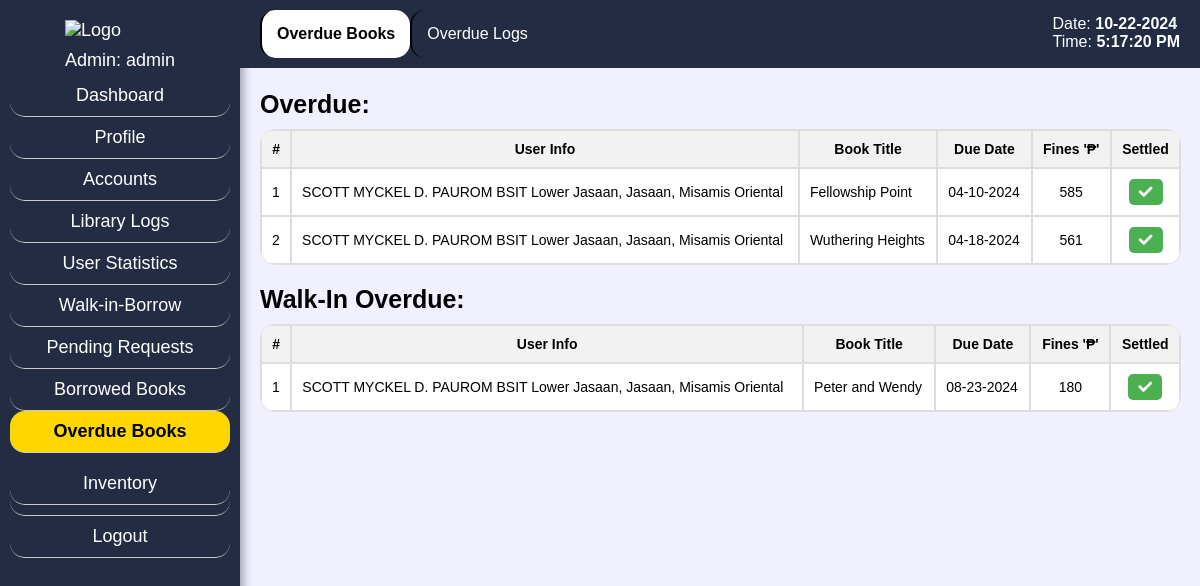
The app's page /admin_ob.php?aid=1 with its own data.
### tables this page shows
CREATE TABLE `rsv` (
  `rid` int(9) NOT NULL,
  `uid` int(9) NOT NULL,
  `bid` int(9) NOT NULL,
  `info` varchar(255) NOT NULL,
  `contact` varchar(255) NOT NULL,
  `title` varchar(255) NOT NULL,
  `status` varchar(255) NOT NULL,
  `rsv_end` varchar(255) NOT NULL,
  `date_rel` varchar(255) NOT NULL,
  `due_date` varchar(255) NOT NULL,
  `date_ret` varchar(255) NOT NULL
);

CREATE TABLE `users` (
  `uid` int(9) NOT NULL,
  `contact` varchar(255) NOT NULL,
  `username` varchar(255) NOT NULL,
  `password` varchar(255) NOT NULL,
  `info` varchar(255) NOT NULL,
  `idnum` varchar(255) NOT NULL,
  `user_type` varchar(99) NOT NULL,
  `profile_image` varchar(99) NOT NULL,
  `status` varchar(99) NOT NULL
);

CREATE TABLE `inventory` (
  `bid` int(9) NOT NULL,
  `title` varchar(99) NOT NULL,
  `author` varchar(99) NOT NULL,
  `year` varchar(99) NOT NULL,
  `genre` varchar(255) NOT NULL,
  `dew_num` varchar(99) NOT NULL,
  `ISBN` varchar(99) NOT NULL,
  `shlf_num` varchar(99) NOT NULL,
  `cndtn` varchar(99) NOT NULL,
  `add_info` varchar(500) NOT NULL,
  `status` varchar(255) NOT NULL,
  `added_by` varchar(99) NOT NULL
);

### admin_ob.php (the view, shortened to what this page needs)
<?php
include 'config.php';
if(isset($_GET['aid'])) {
    $aid = $_GET['aid'];
    $query = "SELECT username FROM admin WHERE aid = ?";
    $stmt = $mysqli->prepare($query);
    $stmt->bind_param("i", $aid);
    $stmt->execute();
    $result = $stmt->get_result();
    if ($result && $result->num_rows > 0) {
        $admin = $result->fetch_assoc();
        $admin_username = $admin['username'];
        $admin_username_display = $admin_username;
    } else {
        $admin_username_display = "Username";
    }
}
?>
<!DOCTYPE html>
<html lang="en">
<head>
    <link rel="stylesheet" href="css/admin_srch.css">
    <link rel="stylesheet" href="https://cdnjs.cloudflare.com/ajax/libs/font-awesome/5.15.4/css/all.min.css">
</head>
<body class="bg">
<div class="sidebar">
    <span style="margin-left: 25%;"><img src="css/pics/logop.png" alt="Logo" class="logo"></span>
        <?php
        if(isset($admin_username_display)) {
            echo '<div class="hell">Admin: ' . $admin_username_display . '</span></div>';
        } else {
            echo '<div>Admin: <br>Username</div>';
        }
        ?>
        <a href="admin_dash.php<?php if(isset($aid)) echo '?aid=' . $aid; ?>" class="sidebar-item">Dashboard</a>
        <a href="admin_pf.php<?php if(isset($aid)) echo '?aid=' . $aid; ?>" class="sidebar-item">Profile</a>
        <a href="admin_srch.php<?php if(isset($aid)) echo '?aid=' . $aid; ?>" class="sidebar-item">Accounts</a>
        <a href="admin_attd.php<?php if(isset($aid)) echo '?aid=' . $aid; ?>" class="sidebar-item">Library Logs</a>
        <a href="admin_stat.php<?php if (isset($aid)) echo '?aid=' . $aid; ?>" class="sidebar-item">User Statistics</a>
        <a href="admin_wres.php<?php if(isset($aid)) echo '?aid=' . $aid; ?>" class="sidebar-item">Walk-in-Borrow</a>
        <a href="admin_preq.php<?php if(isset($aid)) echo '?aid=' . $aid; ?>" class="sidebar-item">Pending Requests</a>
        <a href="admin_brel.php<?php if(isset($aid)) echo '?aid=' . $aid; ?>" class="sidebar-item">Borrowed Books</a>
        <a href="admin_ob.php<?php if(isset($aid)) echo '?aid=' . $aid; ?>" class="sidebar-item active">Overdue Books</a>
        <div class="sidebar-item dropdown">
            <a href="#" class="dropdown-link" onmouseover="toggleDropdown(event)">Inventory</a>
        </div>
        <a href="login.php" class="sidebar-item logout-btn">Logout</a>
    </div>
    <div class="content">
        <nav class="secondary-navbar">
            <a href="admin_ob.php<?php if(isset($aid)) echo '?aid=' . $aid; ?>" class="secondary-navbar-item active">Overdue Books</a>
            <a href="admin_ol.php<?php if(isset($aid)) echo '?aid=' . $aid; ?>" class="secondary-navbar-item">Overdue Logs</a>
        </nav>
    </div>
    <div class="fixed-date-time">
        <p>Date: <span id="current-date"><?php echo date("m-d-Y"); ?></span></p>
        <p>Time: <span id="current-time"></span></p>
    </div>
    <div class="content-container">
        <div class="search-bar">
            <h1>Overdue:</h1>
        </div>
            <table id="overdue-books-table">
    <thead>
        <tr>
            <th>#</th>
            <th>User Info</th>
            <th>Book Title</th>
            <th>Due Date</th>
            <th>Fines '₱'</th>
            <th>Settled</th>
        </tr>
    </thead>
    <tbody id="overdue-books-body-1">
    <?php
    $query = "SELECT r.rid, r.uid, r.bid, r.title, u.info, r.due_date FROM users u JOIN rsv r ON u.uid = r.uid WHERE r.status = 'Overdue'";
    $result = $mysqli->query($query);
    if ($result && $result->num_rows > 0) {
        $counter = 1;
        while ($row = $result->fetch_assoc()) {
            echo "<tr>";
            echo "<td>" . $counter . "</td>";
            echo "<td>" . $row["info"] . "</td>";
            echo "<td>" . $row["title"] . "</td>";
            echo "<td>" . $row["due_date"] . "</td>";
            echo "<td class='fines' style='text-align:center;'></td>";
            echo "<td style='text-align:center;'><button class='approve-btn' name='checkButton'><i class='fas fa-check'></i></button></td>";
            echo "</tr>";
            $counter++;
        }
    } else {
        echo "<tr><td colspan='7'>No  books found.</td></tr>";
    }
    ?>
    </tbody>
</table>
<div class="search-bar">
            <h1>Walk-In Overdue:</h1>
        </div>
        <table id="walkin-overdue-books-table">
    <thead>
        <tr>
            <th>#</th>
            <th>User Info</th>
            <th>Book Title</th>
            <th>Due Date</th>
            <th>Fines '₱'</th>
            <th>Settled</th>
        </tr>
    </thead>
    <tbody id="overdue-books-body-2">
    <?php
$query = "SELECT r.rid, r.uid, r.bid, r.info, r.due_date, i.title
          FROM rsv r
          JOIN inventory i ON r.bid = i.bid
          WHERE r.status = 'Overdue' AND r.uid = 0";
$result = $mysqli->query($query);
if ($result && $result->num_rows > 0) {
    $counter = 1;
    while ($row = $result->fetch_assoc()) {
        echo "<tr>";
        echo "<td>" . $counter . "</td>";
        echo "<td>" . $row["info"] . "</td>";
        echo "<td>" . $row["title"] . "</td>";
        echo "<td>" . $row["due_date"] . "</td>";
        echo "<td class='fines' style='text-align:center;'></td>";
        echo "<td style='text-align:center;'><button class='approve-btn' name='checkButton'><i class='fas fa-check'></i></button></td>";
        echo "</tr>";
        $counter++;
    }
} else {
    echo "<tr><td colspan='7'>No overdue books found.</td></tr>";
}
?>
</tbody>
</table>
    </div>
</body>
</html>

### css/admin_srch.css (style rules this page uses)
.bg { margin: 0; padding: 0; font-family: Century Gothic,CenturyGothic,AppleGothic,sans-serif; background-color: #F0F0FF; }
.logo { height: 50px; width: auto; }
.sidebar { background-color: #242c44; width: 220px; padding: 20px 10px 20px 10px; height: 100%; font-size: 18px; position: fixed; top: 0; color: white; box-shadow: 4px 0 8px rgba(0, 0, 0, 0.3); }
.sidebar-item { padding: 10px 0; border-bottom: 1px solid #ccc; text-decoration: none; color: white; display: block; text-align: center; border-radius: 15px; }
.sidebar-item.active { background-color: gold; color: black; font-weight: bold; display: block; padding: 10px 0; }
.logout-btn { margin-top: auto; padding: 10px 0; text-decoration: none; color: white; display: block; text-align: center; border-radius: 15px; }
.secondary-navbar { background-color: #242c44; padding: 10px 20px; display: block; float: left; align-items: center; margin-left: 240px; position: fixed; width: 100%; position: fixed; top: 0; z-index: 1000; }
.secondary-navbar-item { padding: 15px; text-decoration: none; color: white; display: block; border-left: 2px solid black; float: left; text-align: center; border-radius: 15px; }
.secondary-navbar-item.active { background-color: white; color: black; font-weight: bold; }
.content-container { margin-top: 70px; margin-left: 240px; padding-left: 20px; overflow-y: auto; height: calc(100% - 70px); padding-bottom: 20px; }
.search-bar { margin-top: 20px; margin-bottom: 20px; }
h1 { font-size: 25px; }
table { width: 98%; margin-top: -10px; font-size: 14px; border-spacing: 0; border-radius: 15px; overflow: hidden; border: 1px solid #ddd; }
table tr { color: black; background-color: white; }
table th, table td { padding: 10px; border: 1px solid #ddd; text-align: left; }
table th { background-color: #f2f2f2; text-align: center; }
.fixed-date-time { position: fixed; top: 15px; right: 20px; color: white; font-size: 16px; z-index: 1000; }
.fixed-date-time p { margin: 0; padding: 0; }
.fixed-date-time span { font-weight: bold; }
.approve-btn, .reject-btn { border: none; padding: 5px 10px; cursor: pointer; outline: none; border-radius: 5px; font-size: 14px; }
.approve-btn { background-color: #4CAF50; color: white; }
.dropdown-link { padding: 10px 0; border-bottom: 1px solid #ccc; text-decoration: none; color: white; display: block; text-align: center; border-radius: 15px; }
.hell { text-align: center; margin-bottom: 2%; margin-top: 4%; }

### records on screen
rsv: uid.info "SCOTT MYCKEL D. PAUROM BSIT Lower Jasaan, Jasaan, Misamis Oriental", title "Fellowship Point", due_date "04-10-2024"
rsv: uid.info "SCOTT MYCKEL D. PAUROM BSIT Lower Jasaan, Jasaan, Misamis Oriental", title "Wuthering Heights", due_date "04-18-2024"
rsv: info "SCOTT MYCKEL D. PAUROM BSIT Lower Jasaan, Jasaan, Misamis Oriental", bid.title "Peter and Wendy", due_date "08-23-2024"

### other values on screen
$admin_username_display "admin"
